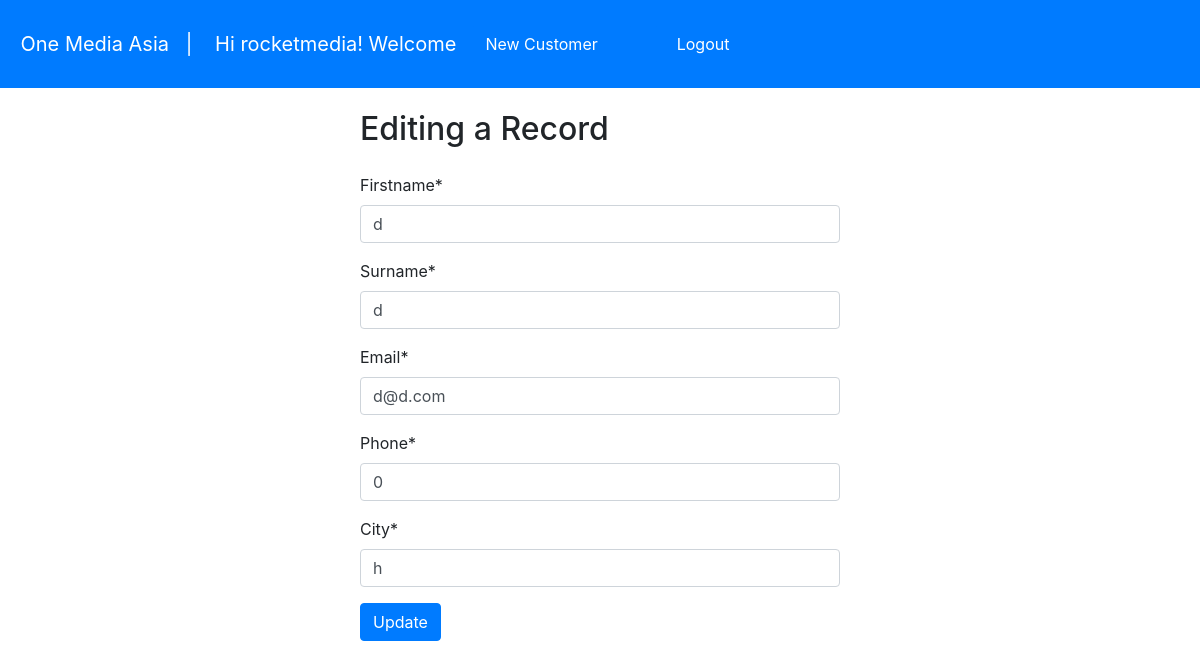
Page /customer/edit/1/ (signed in) on the committed database.
### crm/models.py (models this page shows, shortened)
class Customer(models.Model):
    firstname = models.CharField(max_length=255)
    surname = models.CharField(max_length=255)
    phone = models.CharField(max_length=255)
    email = models.EmailField(unique=True)
    city = models.CharField(max_length=255)
    created_at = models.DateTimeField(auto_now_add=True)

### crm/views.py (the view)
# urls.py: path('customer/edit/<int:pk>/', edit_customer, name='edit_customer'),
@login_required
def edit_customer(request, pk):
    customer = get_object_or_404(Customer, pk=pk)
    if request.method == 'POST':
        form = CustomerForm(request.POST, instance=customer)
        if form.is_valid():
            form.save()
            messages.success(request, "You successfully edited your record...")
            return redirect('/')  # Redirect to the customer list or detail view
    else:
        form = CustomerForm(instance=customer)
    return render(request, 'customers/edit_customer.html', {'form': form})

### crm/forms.py
class CustomerForm(forms.ModelForm):
    class Meta:
        model = Customer
        fields = ['firstname', 'surname', 'email', 'phone', 'city']  # List all the fields you want from the model

### crm/templates/customers/edit_customer.html (shortened to what this page needs)
<!DOCTYPE html>
<html>
<head>
    <link rel="stylesheet" href="https://cdn.jsdelivr.net/npm/bootstrap@4.3.1/dist/css/bootstrap.min.css">
    {% include "crm/navbar.html" %}
</head>
<body>
    <div class="container">
      <h2 class="form-width">  <br>Editing a Record</h2><br>
    {% load crispy_forms_tags  %}
    <form method="post"  class="form-width">
        {{ form | crispy }}
        <button class="btn btn-primary"type="submit">Update</button>
    </form></div>
</body>
</html>

### crm/templates/crm/navbar.html (shortened to what this page needs)
<nav class="navbar navbar-expand-md navbar-dark fixed-top bg-primary">
    <br><br>&nbsp;<a class="navbar-brand" href="/">One Media Asia &nbsp; | {% if user.is_authenticated %}
      &nbsp;&nbsp; Hi {{ user.username }}! Welcome  {% endif %}</a>
    <div class="collapse navbar-collapse" id="navbarCollapse">
      <ul class="navbar-nav mr-auto">
      <li class="nav-item">
          <a class="btn btn-primary" href="/customer/add/">New Customer&nbsp;&nbsp;<span class="fa-solid fa-user-pen"><span></a>
        </li> &nbsp;&nbsp;
       <li class="nav-item">
        <form action="{% url 'logout' %}" method="post">
          {% csrf_token %} &nbsp;&nbsp; <button class="btn btn-primary" type="submit">&nbsp;&nbsp;Logout&nbsp;&nbsp;<i class="fa-solid fa-wheelchair-move"></i></button>
      </form>
        </li>
     </div>
     <link href="/static/fontawesomefree/css/all.min.css" rel="stylesheet" type="text/css">
     <link rel="stylesheet" href="https://cdn.jsdelivr.net/npm/bootstrap@4.3.1/dist/css/bootstrap.min.css">
  </nav><br><br><br>

### crm/templates/customers/edit_customer.html (style rules this page uses)
.form-width { margin: 0 auto; width: 30rem; }

### rows in the picture
Customer: firstname "d", surname "d", email "d@d.com", phone "0", city "h"

### other values in the picture
{{ user.username }} "rocketmedia"
